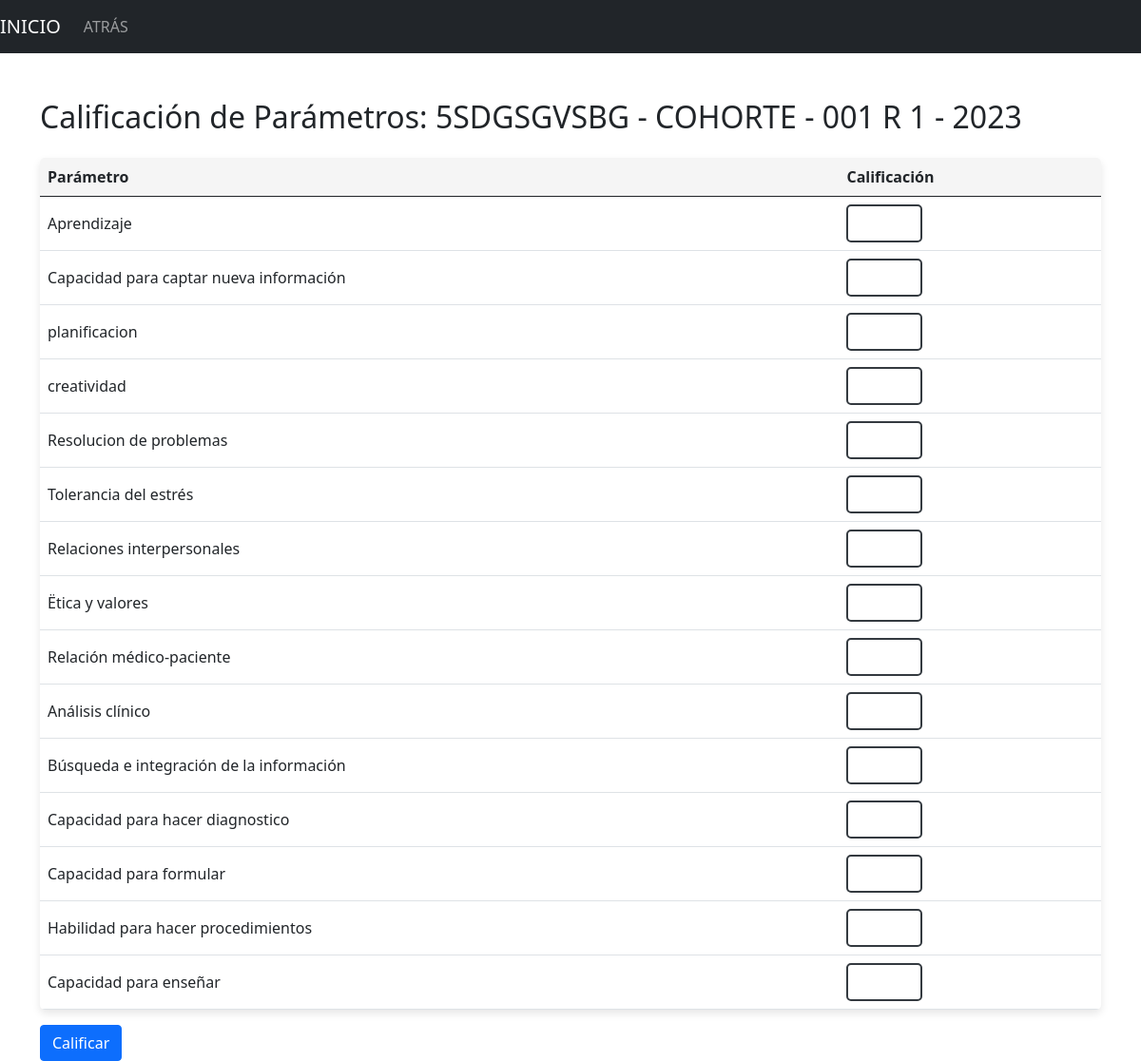
The app's page /student_self_grade/5/2 (signed in) with its own data.
### models.py (models this page shows, shortened)
class BaseModel(db.Model):
    __abstract__ = True
    created_at = db.Column(db.DateTime, default=current_time_in_bogota)
    updated_at = db.Column(
        db.DateTime, default=current_time_in_bogota, onupdate=current_time_in_bogota
    )
    created_by = db.Column(db.String(50), nullable=True)
    modified_by = db.Column(db.String(50), nullable=True)

class User(BaseModel, UserMixin):
    __tablename__ = "user"
    id = db.Column(db.Integer, primary_key=True)
    identificacion = db.Column(db.Integer, nullable=False, unique=True)
    tipo_identificacion = db.Column(db.String(2), nullable=False)
    full_name = db.Column(db.String(50), nullable=False)
    password = db.Column(db.String(255), nullable=False)
    email = db.Column(db.String(100), nullable=False, unique=True)
    sexo = db.Column(db.String(10), nullable=False)  # Masculino, Femenino, Otro
    telefono = db.Column(db.String(20), nullable=True)
    direccion_residencia = db.Column(db.String(255), nullable=True)
    profile_id = db.Column(db.Integer, db.ForeignKey("profile.id"), nullable=False)
    is_active = db.Column(db.Boolean, default=True, nullable=False)
    pin_security = db.Column(db.String(6), nullable=True)
    cohorts = db.relationship("Cohort", back_populates="teacher")
    profile = db.relationship("Profile", back_populates="users")
    universidad_id = db.Column(db.Integer, db.ForeignKey("universidad.id"), nullable=True)
    universidad = db.relationship("Universidad", back_populates="students", lazy="select")
    grades = db.relationship(
        "Grade", back_populates="student", cascade="all, delete-orphan"
    )
    cohort = db.relationship("Cohort", back_populates="students")
    especializacion_id = db.Column(db.Integer, db.ForeignKey("especializacion.id"), nullable=True)
    especializacion = db.relationship("Especializacion", back_populates="docentes")
    joined_cohorts = db.relationship("Cohort", secondary="grade", back_populates="students")

class Cohort(BaseModel):
    __tablename__ = "cohort"
    id = db.Column(db.Integer, primary_key=True)
    name = db.Column(db.String(50), nullable=False)
    year_id = db.Column(db.Integer, db.ForeignKey("year.id"), nullable=False)
    teacher_id = db.Column(db.Integer, db.ForeignKey("user.id"), nullable=False)
    year = db.relationship("Year", back_populates="cohorts")
    teacher = db.relationship("User", backref="taught_cohorts")
    students = db.relationship("User", secondary="grade", back_populates="joined_cohorts")
    rotaciones = db.relationship("Rotacion", back_populates="cohort", cascade="all, delete-orphan")

class Year(BaseModel):
    __tablename__ = "year"
    id = db.Column(db.Integer, primary_key=True)
    name = db.Column(db.String(20), nullable=False, unique=True)
    teacher_id = db.Column(db.Integer, db.ForeignKey("user.id"), nullable=False)
    cohorts = db.relationship(
        "Cohort", back_populates="year", cascade="all, delete-orphan"
    )

class ParametroCalificacion(BaseModel):
    __tablename__ = "parametro_calificacion"
    id = db.Column(db.Integer, primary_key=True)
    nombre = db.Column(db.String(255), nullable=False, unique=True)
    peso = db.Column(db.Float, default=1.0, nullable=False)  # Peso por defecto es 1.0

### app.py (the view, shortened to what this page needs)
@app.route(
    "/student_self_grade/<int:student_id>/<int:cohort_id>", methods=["GET", "POST"]
)
@login_required
def student_self_grade(student_id, cohort_id):
    student = User.query.get(student_id)
    cohort = Cohort.query.get(cohort_id)
    if current_user.id != student_id:
        flash("No tienes permiso para acceder a esta página.")
        return redirect(url_for("index"))
    existing_grade = Grade.query.filter_by(
        student_id=student_id, cohort_id=cohort_id
    ).first()
    if existing_grade and existing_grade.self_evaluation is not None:
        flash("Ya has realizado tu autoevaluación para este cohorte.", "warning")
        return redirect(url_for("student_dashboard"))
    parameters = ParametroCalificacion.query.all()
    return render_template(
        "student_self_grade.html", student=student, cohort=cohort, parameters=parameters
    )

### app.py (called while the page is built)
@login_manager.user_loader
def load_user(user_id):
    return User.query.get(int(user_id))

### templates/student_self_grade.html (shortened to what this page needs)
<!DOCTYPE html>
<html lang="en">
<head>
    <link rel="stylesheet" href="{{ url_for('static', filename='css/bootstrap.min.css') }}">
</head>
<body>
    <nav class="navbar navbar-expand-lg navbar-dark bg-dark">
        <a class="navbar-brand" href="{{ url_for('student_dashboard') }}">INICIO</a>
        <div class="collapse navbar-collapse" id="navbarNav">
            <ul class="navbar-nav">
                <li class="nav-item active">
                    <a class="nav-link" href="{{ url_for('view_cohorts_student') }}">ATRÁS</a>
                </li>
            </ul>
        </div>
    </nav>
    <div class="container mt-5">
        <h2 class="mb-4">Calificación de Parámetros: {{ student.full_name }} - {{ cohort.name }} - {{ cohort.year.name }}</h2>
        <form action="" method="post">
            <table class="table custom-table">
                <thead>
                    <tr>
                        <th>Parámetro</th>
                        <th>Calificación</th>
                    </tr>
                </thead>
                <tbody>
                    {% for parametro in parameters %}
                    <tr>
                        <td>{{ parametro.nombre }}</td>
                        <td>
                            <input class="form-control" type="number" name="parametro_{{ parametro.id }}" min="0" max="5" step="0.1" required>
                        </td>
                    </tr>
                    {% endfor %}
                </tbody>
            </table>
            <button type="submit" class="btn btn-primary">Calificar</button>
        </form>
    </div>
</body>
</html>

### templates/student_self_grade.html (style rules this page uses)
.custom-table { box-shadow: 0 4px 8px rgba(0, 0, 0, 0.1); border-radius: 5px; overflow: hidden; }
.custom-table thead { background-color: #f5f5f5; }
.custom-table td { vertical-align: middle; }
.custom-table input[type="number"] { max-width: 80px; border: 2px solid #343a40; border-radius: 5px; }

### records on screen
User: full_name "5SDGSGVSBG"
Cohort: name "COHORTE - 001 R 1"
Year: year.name "2023"
ParametroCalificacion: nombre "Aprendizaje"
ParametroCalificacion: nombre "Capacidad para captar nueva información"
ParametroCalificacion: nombre "planificacion"
ParametroCalificacion: nombre "creatividad"
ParametroCalificacion: nombre "Resolucion de problemas"
ParametroCalificacion: nombre "Tolerancia del estrés"
ParametroCalificacion: nombre "Relaciones interpersonales"
ParametroCalificacion: nombre "Ëtica y valores"
ParametroCalificacion: nombre "Relación médico-paciente"
ParametroCalificacion: nombre "Análisis clínico"
ParametroCalificacion: nombre "Búsqueda e integración de la información"
ParametroCalificacion: nombre "Capacidad para hacer diagnostico"
ParametroCalificacion: nombre "Capacidad para formular"
ParametroCalificacion: nombre "Habilidad para hacer procedimientos"
ParametroCalificacion: nombre "Capacidad para enseñar"
